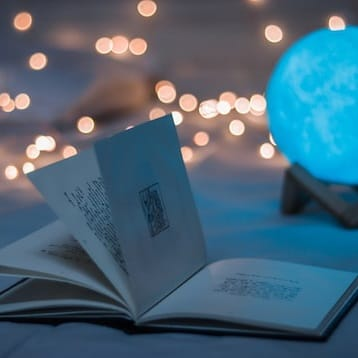
#> input picture list-1/images/q1.ppm, 358 x 358 px
$ python q1.py
#> lines starting #> are read from the running program, lines starting #| are printed output that depends on the picture
from PIL import Image
import numpy as np

def apply_filter(image, filter_size: int, filter_weights) -> np.ndarray:
    # convertendo a imagem em um numpy array
    image = np.array(image)

    # adicionando padding na imagem
    padded_image = np.pad(image, filter_size//2, mode='constant')

    # convertendo os pesos em uma matriz
    filter_matrix = np.reshape(filter_weights, (filter_size, filter_size))

    # fazendo a convolução
    filtered_image = np.zeros(image.shape)
    for i in range(image.shape[0]):
        for j in range(image.shape[1]):
            window = padded_image[i:i+filter_size, j:j+filter_size]
            filtered_image[i, j] = np.sum(window * filter_matrix)

    return filtered_image

if __name__ == '__main__':

    image = Image.open('./images/q1.ppm').convert('L')
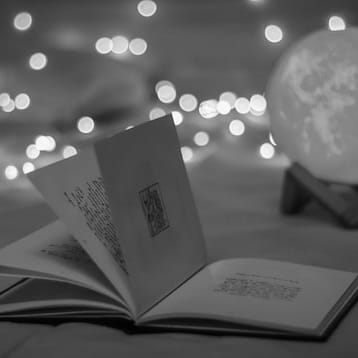
#> image: PIL image 358x358 L; min 0, max 254, mean 93.8

    # definindo o tamanho do filtro e os pesos
    filter_size = 3
    filter_weights = [1, 1, 1, 1, 1, 1, 1, 1, 1]

    # aplicando o filtro
    filtered_image = apply_filter(image, filter_size, filter_weights)
#> in apply_filter, `padded_image = np.pad(image, filter_size//2, mode='constant')`:
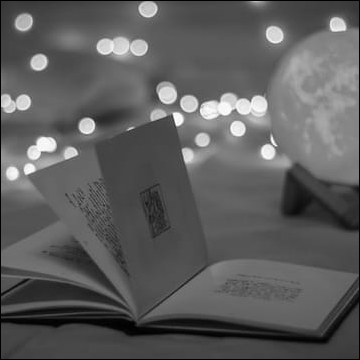
#> padded_image: shape (360, 360); min 0, max 254, mean 92.8

    # normalizando a imagem
    filtered_image = (filtered_image - np.min(filtered_image)) / (np.max(filtered_image) - np.min(filtered_image))

    Image.fromarray(np.uint8(filtered_image * 255)).save('./images-out/filtered_q1.ppm')

$ run again, with list-1/images/q2_1.ppm copied over list-1/images/q1.ppm
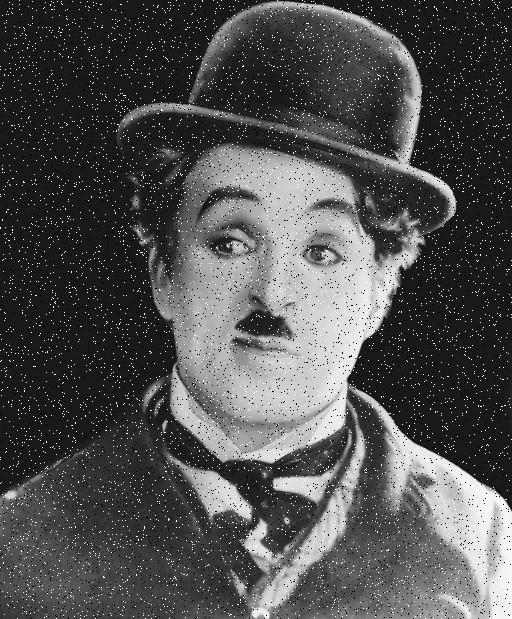
#> input picture list-1/images/q2_1.ppm, 512 x 619 px
#> in apply_filter, `padded_image = np.pad(image, filter_size//2, mode='constant')`:
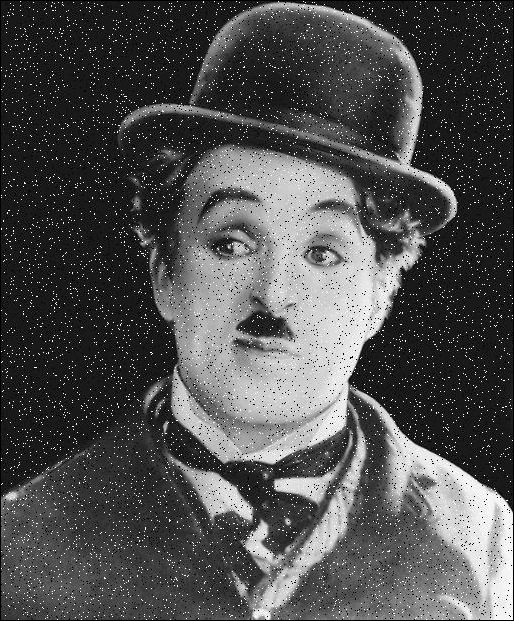
#> padded_image: shape (621, 514); min 0, max 255, mean 79.6
#> after the loop in apply_filter, `for i in range(image.shape[0]):`:
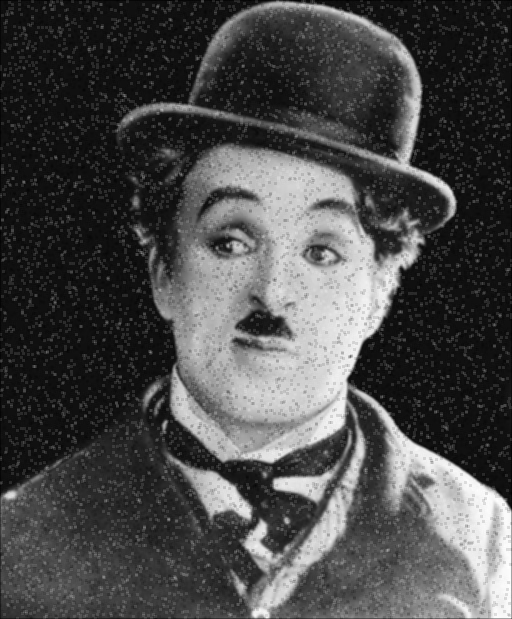
#> filtered_image: shape (619, 512) float64; min 88, max 2242, mean 719.8; drawn with min black and max white

$ run again, with list-1/images/q2_2.ppm copied over list-1/images/q1.ppm
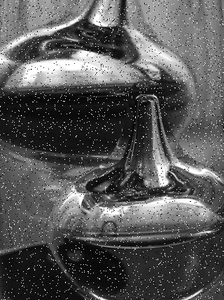
#> input picture list-1/images/q2_2.ppm, 224 x 300 px
#> in apply_filter, `padded_image = np.pad(image, filter_size//2, mode='constant')`:
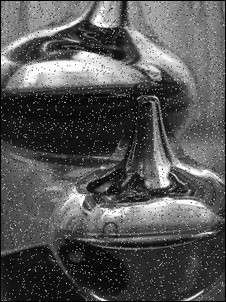
#> padded_image: shape (302, 226); min 0, max 255, mean 85.5
#> after the loop in apply_filter, `for i in range(image.shape[0]):`:
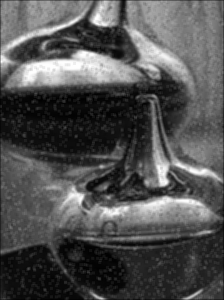
#> filtered_image: shape (300, 224) float64; min 57, max 2290, mean 777.7; drawn with min black and max white

$ run again, with list-1/images/q2_3.ppm copied over list-1/images/q1.ppm
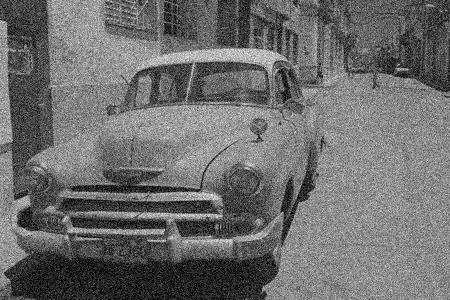
#> input picture list-1/images/q2_3.ppm, 450 x 300 px
#> in apply_filter, `padded_image = np.pad(image, filter_size//2, mode='constant')`:
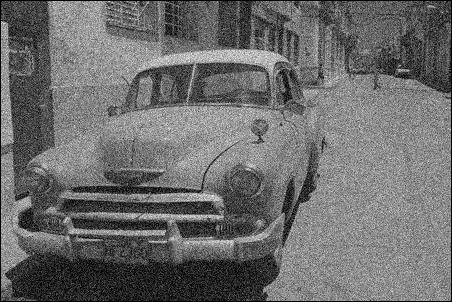
#> padded_image: shape (302, 452); min 0, max 255, mean 108.2
#> after the loop in apply_filter, `for i in range(image.shape[0]):`:
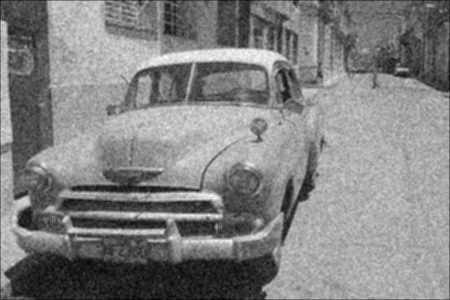
#> filtered_image: shape (300, 450) float64; min 81, max 1845, mean 981.1; drawn with min black and max white
